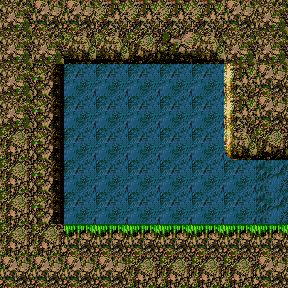

Below is a game level as drawn by its tile map, then a one-line description and the .tmx that defines it (tile-layer data replaced by summaries):
An orthogonal 9x9 tile map with 32x32 px tiles, 3 tile layers (Background, Foreground, Sensor).

<map version="1.0" orientation="orthogonal" renderorder="right-down" width="9" height="9" tilewidth="32" tileheight="32" nextobjectid="1">
 <tileset firstgid="1" name="mylevel1_tiles" tilewidth="32" tileheight="32">
  <image source="mylevel1_tiles.png" width="256" height="768" />
 </tileset>
 <layer name="Background" width="9" height="9">
  <data>[81 cells, 81 non-empty, 1 distinct tile ids]</data>
 </layer>
 <layer name="Foreground" width="9" height="9">
  <data>[81 cells, 52 non-empty, 11 distinct tile ids]</data>
 </layer>
 <layer name="Sensor" width="9" height="9">
  <data>[81 cells, 2 non-empty, 1 distinct tile ids]</data>
 </layer>
</map>
